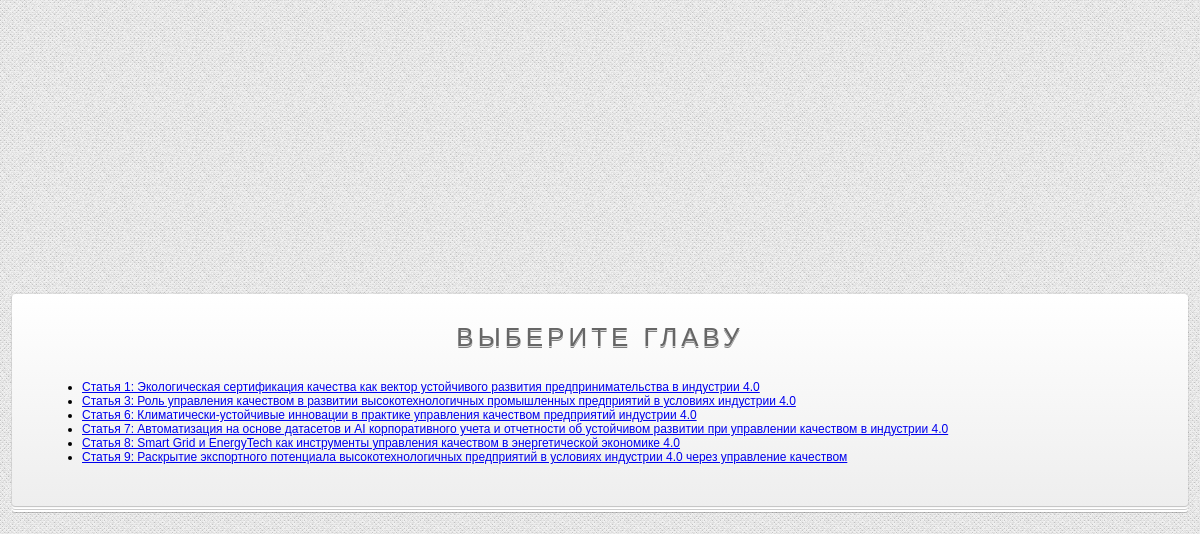
The page /chapters?book_id=2 on the database its author committed.
### authorsdatasend/models.py (models this page shows, shortened)
class Chapters(db.Model):
    id = db.Column(db.Integer, primary_key=True)
    bookID = db.Column(db.Integer, nullable=False)
    bookTitle = db.Column(db.Text, nullable = False)
    chapterTitle = db.Column(db.Text, nullable=False)
    authorsCount = db.Column(db.Integer, nullable=False)
    authorsCountMax = db.Column(db.Integer, nullable=False)
    allowRegistration =  db.Column(db.Integer, nullable=False, default=1)

### authorsdatasend/views.py (the view)
@app.route('/chapters')
def chapters():
    book_id = int(request.args.get('book_id'))
    chapters = Chapters.query.filter(Chapters.bookID == book_id, Chapters.authorsCount < Chapters.authorsCountMax, Chapters.allowRegistration == 1).all()
    return render_template('pages/chapters/chapters.html', title="Главы", chapters=chapters, book_id=book_id)

### authorsdatasend/templates/pages/chapters/chapters.html
{% extends "index.html" %}
{% block content %}
<div class="container">
    <div class="grid">
        <div class="card card_centred">
            <h1>Выберите главу</h1>
            <ul>
                {%for chapter in chapters%}
                <li> <a href="{{url_for('registerForm',chapter_id=chapter.id,book_id=book_id)}}">{{chapter.chapterTitle}}
                </li>
                {%endfor%}
            </ul>
        </div>
    </div>
</div>
{% endblock content %}

### authorsdatasend/static/style.css (style rules this page uses)
html, body { height: 90%; }
body { font: 12px 'Lucida Sans Unicode', 'Trebuchet MS', Arial, Helvetica; margin: 0; background: url(images/bg.png) repeat; min-height: 100vh; }
.container { max-width: 1200px; height: 100%; margin: 0 auto; padding: 0 1em; }
.card { background-color: #fff; background-image: -webkit-gradient(linear, left top, left bottom, from(#fff), to(#eee)); background-image: -webkit-linear-gradient(top, #fff, #eee); background-image: -moz-linear-gradient(top, #fff, #eee); background-image: -ms-linear-gradient(top, #fff, #eee); background-image: -o-linear-gradient(top, #fff, #eee); background-image: linear-gradient(top, #fff, #eee); padding: 30px; -moz-border-radius: 3px; -webkit-border-radius: 3px; border-radius: 3px; -webkit-box-shadow: 0 0 2px rgba(0, 0, 0, 0.2), 0 1px 1px rgba(0, 0, 0, .2), 0 3px 0 #fff, 0 4px 0 rgba(0, 0, 0, .2), 0 6px 0 #fff, 0 7px 0 rgba(0, 0, 0, .2); -moz-box-shadow: 0 0 2px rgba(0, 0, 0, 0.2), 1px 1px 0 rgba(0, 0, 0, .1), 3px 3px 0 rgba(255, 255, 255, 1), 4px 4px 0 rgba(0, 0, 0, .1), 6px 6px 0 rgba(255, 255, 255, 1), 7px 7px 0 rgba(0, 0, 0, .1); box-shadow: 0 0 2px rgba(0, 0, 0, 0.2), 0 1px 1px rgba(0, 0, 0, .2), 0 3px 0 #fff, 0 4px 0 rgba(0, 0, 0, .2), 0 6px 0 #fff, 0 7px 0 rgba(0, 0, 0, .2); }
.grid { position: relative; height: 100%; }
.card_centred { position: absolute; inset: 0; height: max-content; margin: auto; }
h1 { text-shadow: 0 1px 0 rgba(255, 255, 255, .7), 0px 2px 0 rgba(0, 0, 0, .5); text-transform: uppercase; text-align: center; color: #666; margin: 0 0 30px 0; letter-spacing: 4px; font: normal 26px/1 Verdana, Helvetica; position: relative; }

### rows shown on the page
Chapters: chapterTitle "Статья 1: Экологическая сертификация качества как вектор устойчивого развития предпринимательства в индустрии 4.0"
Chapters: chapterTitle "Статья 3: Роль управления качеством в развитии высокотехнологичных промышленных предприятий в условиях индустрии 4.0"
Chapters: chapterTitle "Статья 6: Климатически-устойчивые инновации в практике управления качеством предприятий индустрии 4.0"
Chapters: chapterTitle "Статья 7: Автоматизация на основе датасетов и AI корпоративного учета и отчетности об устойчивом развитии при управлении качеством в индустрии 4.0"
Chapters: chapterTitle "Статья 8: Smart Grid и EnergyTech как инструменты управления качеством в энергетической экономике 4.0"
Chapters: chapterTitle "Статья 9: Раскрытие экспортного потенциала высокотехнологичных предприятий в условиях индустрии 4.0 через управление качеством"
